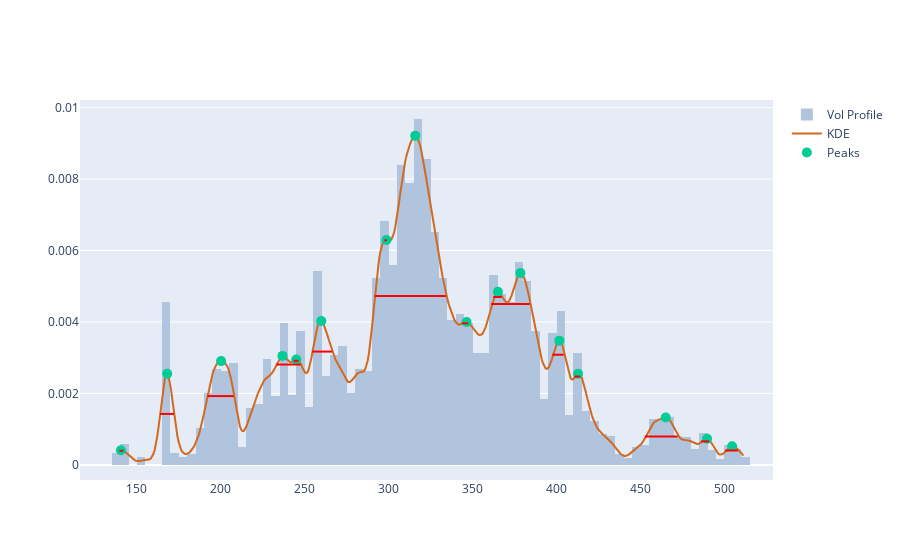

The cell this chart's notebook holds for it:
### Code cell
# Peak Width
width_range=1
peaks, peak_props = signal.find_peaks(kdy, prominence=0.00001, width=width_range)

left_ips = peak_props['left_ips']
right_ips = peak_props['right_ips']
width_x0 = xr.min() + (left_ips * ticks_per_sample)
width_x1 = xr.min() + (right_ips * ticks_per_sample)
width_y = peak_props['width_heights']

fig = get_dist_plot(lulu.Close, lulu.Volume, xr, kdy)
fig.add_trace(go.Scatter(name='Peaks', x=pkx, y=pky, mode='markers', marker=pk_marker_args))

for x0, x1, y in zip(width_x0, width_x1, width_y):
    fig.add_shape(type='line',
        xref='x', yref='y',
        x0=x0, y0=y, x1=x1, y1=y,
        line=dict(
            color='red',
            width=2,
        )
    )
fig.show()

### Figure 1 — Plotly figure (JSON) as saved in the notebook; plotly's stock layout.template omitted (floating-point values rounded to 4 significant figures; data arrays with more than 128 entries replaced by an {"elided": "..."} marker saying what was removed)
{"data": [{"histfunc": "sum", "histnorm": "probability density", "marker": {"color": "#B0C4DE"}, "name": "Vol Profile", "nbinsx": 150, "type": "histogram", "x": {"elided": "1428 float values"}, "y": {"elided": "1428 float values"}}, {"marker": {"color": "#D2691E"}, "mode": "lines", "name": "KDE", "type": "scatter", "x": {"elided": "500 float values"}, "y": {"elided": "500 float values"}}, {"marker": {"size": 10}, "mode": "markers", "name": "Peaks", "type": "scatter", "x": [140.5, 168.1, 200.2, 236.7, 244.9, 259.9, 298.6, 315.8, 346.4, 365.1, 378.5, 401.6, 412.8, 465.0, 489.7, 504.6], "y": [0.000413, 0.002552, 0.002905, 0.003051, 0.002952, 0.004026, 0.006294, 0.009208, 0.004001, 0.004847, 0.005369, 0.003478, 0.002553, 0.001328, 0.0007326, 0.0005215]}], "layout": {"shapes": [{"line": {"color": "red", "width": 2}, "type": "line", "x0": 139.5, "x1": 141.9, "xref": "x", "y0": 0.0003985, "y1": 0.0003985, "yref": "y"}, {"line": {"color": "red", "width": 2}, "type": "line", "x0": 163.8, "x1": 172.1, "xref": "x", "y0": 0.001428, "y1": 0.001428, "yref": "y"}, {"line": {"color": "red", "width": 2}, "type": "line", "x0": 191.9, "x1": 207.8, "xref": "x", "y0": 0.001927, "y1": 0.001927, "yref": "y"}, {"line": {"color": "red", "width": 2}, "type": "line", "x0": 233.0, "x1": 247.6, "xref": "x", "y0": 0.00281, "y1": 0.00281, "yref": "y"}, {"line": {"color": "red", "width": 2}, "type": "line", "x0": 243.3, "x1": 246.3, "xref": "x", "y0": 0.002913, "y1": 0.002913, "yref": "y"}, {"line": {"color": "red", "width": 2}, "type": "line", "x0": 254.4, "x1": 266.3, "xref": "x", "y0": 0.003172, "y1": 0.003172, "yref": "y"}, {"line": {"color": "red", "width": 2}, "type": "line", "x0": 297.4, "x1": 299.0, "xref": "x", "y0": 0.006285, "y1": 0.006285, "yref": "y"}, {"line": {"color": "red", "width": 2}, "type": "line", "x0": 291.6, "x1": 334.1, "xref": "x", "y0": 0.00473, "y1": 0.00473, "yref": "y"}, {"line": {"color": "red", "width": 2}, "type": "line", "x0": 343.6, "x1": 347.4, "xref": "x", "y0": 0.003964, "y1": 0.003964, "yref": "y"}, {"line": {"color": "red", "width": 2}, "type": "line", "x0": 362.3, "x1": 367.3, "xref": "x", "y0": 0.004699, "y1": 0.004699, "yref": "y"}, {"line": {"color": "red", "width": 2}, "type": "line", "x0": 361.0, "x1": 384.1, "xref": "x", "y0": 0.004502, "y1": 0.004502, "yref": "y"}, {"line": {"color": "red", "width": 2}, "type": "line", "x0": 397.5, "x1": 404.3, "xref": "x", "y0": 0.003084, "y1": 0.003084, "yref": "y"}, {"line": {"color": "red", "width": 2}, "type": "line", "x0": 410.7, "x1": 414.2, "xref": "x", "y0": 0.002473, "y1": 0.002473, "yref": "y"}, {"line": {"color": "red", "width": 2}, "type": "line", "x0": 452.7, "x1": 472.1, "xref": "x", "y0": 0.000796, "y1": 0.000796, "yref": "y"}, {"line": {"color": "red", "width": 2}, "type": "line", "x0": 486.1, "x1": 490.9, "xref": "x", "y0": 0.0006591, "y1": 0.0006591, "yref": "y"}, {"line": {"color": "red", "width": 2}, "type": "line", "x0": 500.4, "x1": 508.0, "xref": "x", "y0": 0.0004047, "y1": 0.0004047, "yref": "y"}]}}
